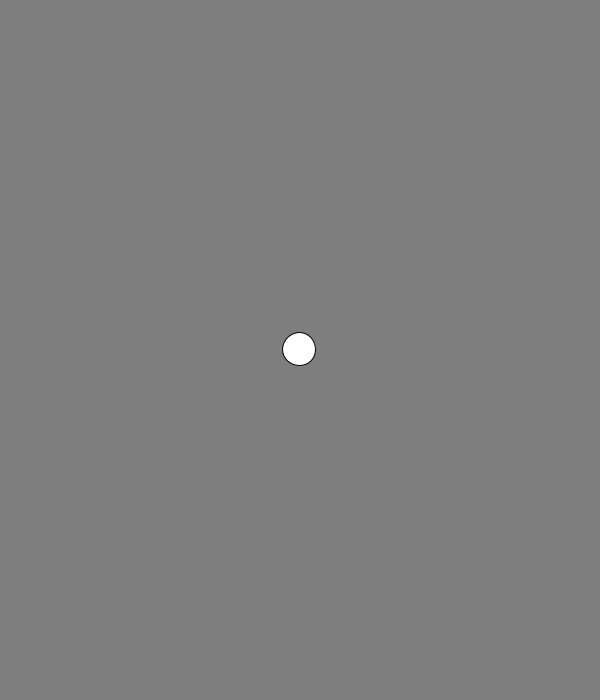
Frame 1 (no input)
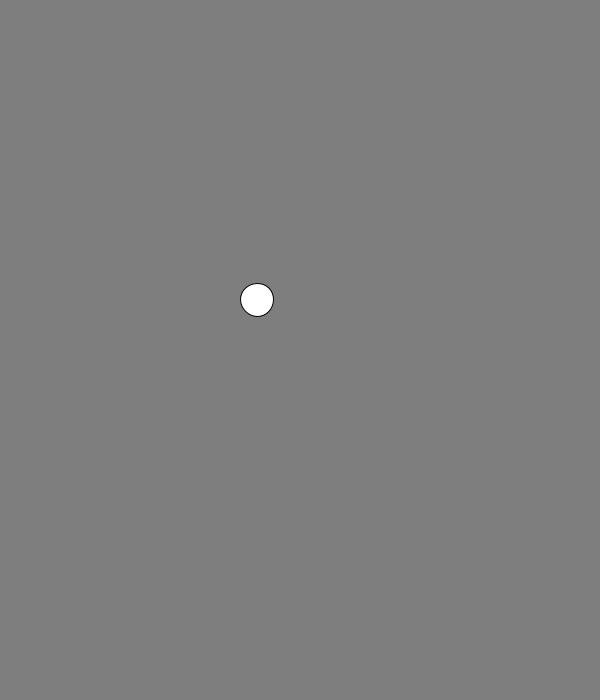
Frame 60 (the mouse pressed at the canvas centre just before this capture)
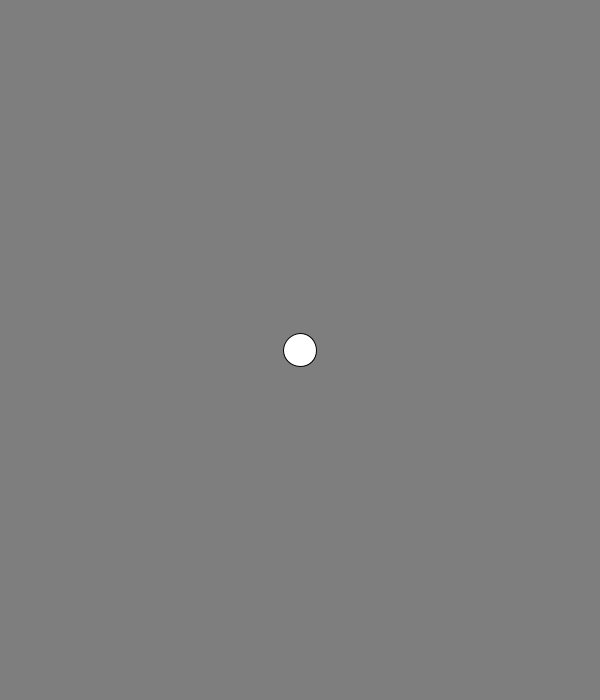
Frame 120 (the mouse held since frame 60 and released just before this capture)

The Processing sketch that drew these frames (run headless with seeded random() and noise(); from frame 60 on, the mouse is pressed at the canvas centre):

// Processing sketch: Lab_3
// ── Lab_3.pde

//@login:C00217019
//@Author:Sean Nash
//Lab 3

  PVector ballPlace;//Where the Ball is
  PVector mousePlace;//Where the Mouse is
  PVector movementVector;//The Vector to move one to the other

void setup() { //Sets Up The Display window, Size(Window Size)
  size(600, 700);
  ballPlace = new PVector(300,350);
  mousePlace = new PVector(300, 350);//Variables Initialised  
}

void draw() 
{  
  background(126);
  frameRate(30);
   mousePlace.set(mouseX,mouseY);//Sets the current mouse Location
  if(ballPlace != mousePlace)//if the Mouse is not equal to the ball location
  {

    movementVector = new PVector(ballPlace.x - mousePlace.x,ballPlace.y - mousePlace.y);//It creates a vector between the two points
    movementVector.normalize();//Normalizes its length to 1
    movementVector.mult(-1.1);//Inverts it and scales it up a bit
    ballPlace.add(movementVector);//Moves the ball by that amount
  }
   ellipse(ballPlace.x, ballPlace.y, 33, 33);//Draws the ball
}
